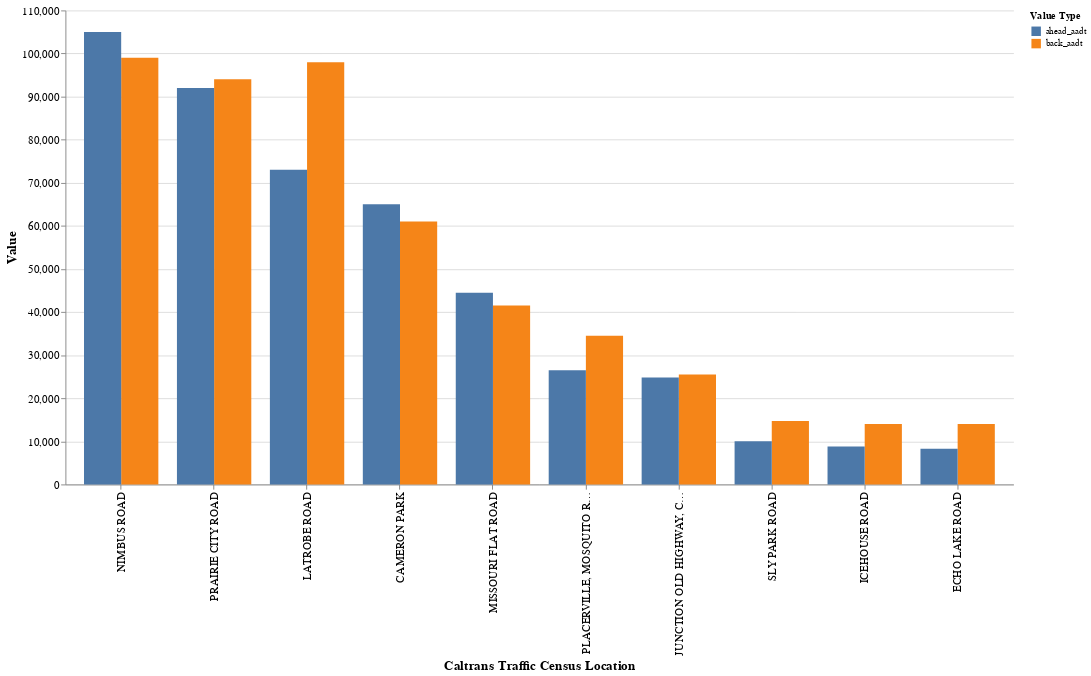

This figure's notebook cell:
### Code cell
# Use the ct_ahead_back_bar_chart to create a bar chart that compares the ahead and back values for each location along Highway 50
ct_tc_chart = ct_ahead_back_bar_chart(ct_df01_filtered)
ct_tc_chart

### Figure 1 — Vega-Lite specification as saved in the notebook (floating-point values rounded to 4 significant figures)
{"config": {"view": {"continuousWidth": 300, "continuousHeight": 300, "strokeOpacity": 0}, "axis": {"labelFontSize": 12, "titleFontSize": 14}, "header": {"labelFontSize": 12, "titleFontSize": 14}}, "data": {"name": "data-c186b1a56d36a73b1102b9c6aeac7458"}, "mark": {"type": "bar"}, "encoding": {"color": {"field": "value_type", "title": "Value Type", "type": "nominal"}, "tooltip": [{"field": "location_description", "title": "Caltrans Traffic Census Location", "type": "nominal"}, {"field": "value_type", "title": "Value Type", "type": "nominal"}, {"field": "value", "title": "Value", "type": "quantitative"}], "x": {"field": "location_description", "sort": {"field": "location_order", "order": "ascending"}, "title": "Caltrans Traffic Census Location", "type": "nominal"}, "xOffset": {"field": "value_type", "type": "nominal"}, "y": {"field": "value", "title": "Value", "type": "quantitative"}}, "height": 500, "width": 1000, "$schema": "https://vega.github.io/schema/vega-lite/v5.14.1.json", "datasets": {"data-c186b1a56d36a73b1102b9c6aeac7458": [{"location_description": "NIMBUS ROAD", "value_type": "back_aadt", "value": 99000.0}, {"location_description": "PRAIRIE CITY ROAD", "value_type": "back_aadt", "value": 94000.0}, {"location_description": "LATROBE ROAD", "value_type": "back_aadt", "value": 98000.0}, {"location_description": "CAMERON PARK", "value_type": "back_aadt", "value": 61000.0}, {"location_description": "MISSOURI FLAT ROAD", "value_type": "back_aadt", "value": 41500.0}, {"location_description": "PLACERVILLE, MOSQUITO ROAD OVERHEAD (BROADWAY)", "value_type": "back_aadt", "value": 34500.0}, {"location_description": "JUNCTION OLD HIGHWAY, CAMINO, WEST", "value_type": "back_aadt", "value": 25500.0}, {"location_description": "SLY PARK ROAD", "value_type": "back_aadt", "value": 14700.0}, {"location_description": "ICEHOUSE ROAD", "value_type": "back_aadt", "value": 14000.0}, {"location_description": "ECHO LAKE ROAD", "value_type": "back_aadt", "value": 14000.0}, {"location_description": "NIMBUS ROAD", "value_type": "ahead_aadt", "value": 105000.0}, {"location_description": "PRAIRIE CITY ROAD", "value_type": "ahead_aadt", "value": 92000.0}, {"location_description": "LATROBE ROAD", "value_type": "ahead_aadt", "value": 73000.0}, {"location_description": "CAMERON PARK", "value_type": "ahead_aadt", "value": 65000.0}, {"location_description": "MISSOURI FLAT ROAD", "value_type": "ahead_aadt", "value": 44500.0}, {"location_description": "PLACERVILLE, MOSQUITO ROAD OVERHEAD (BROADWAY)", "value_type": "ahead_aadt", "value": 26500.0}, {"location_description": "JUNCTION OLD HIGHWAY, CAMINO, WEST", "value_type": "ahead_aadt", "value": 24800.0}, {"location_description": "SLY PARK ROAD", "value_type": "ahead_aadt", "value": 10000.0}, {"location_description": "ICEHOUSE ROAD", "value_type": "ahead_aadt", "value": 8800.0}, {"location_description": "ECHO LAKE ROAD", "value_type": "ahead_aadt", "value": 8300.0}]}}
